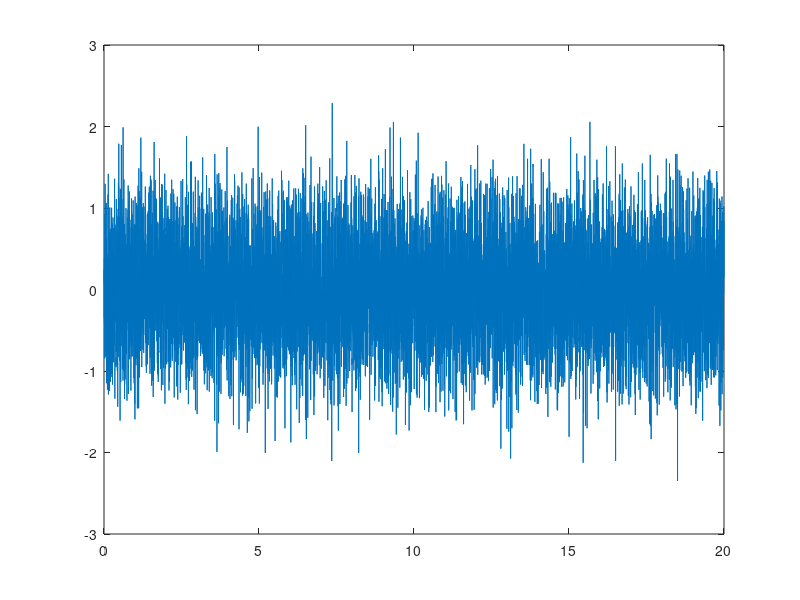

Write the MATLAB code that produced this figure.
function CNSP3_maincode
load('CN_Project3_2016.mat');
time_stim=linspace(0.001,20,20000);
time_shifted=linspace(-19.999,20,40000);
stim_shifted=[zeros(1,20000),Stimulus];
plot(time_stim,Stimulus);

all_spike_rounded=cell(4,50);
window=time_stim;
for j=1:4
        for i=1:50
            all_spike_rounded{j,i}=(round((All_Spike_Times{j,i}).*1000))./1000;
            d=size(All_Spike_Times(j,i));
            v=all_spike_rounded(j,i);
            for k=1:20000
                for l=1
               
                
            end
        end
    
    end

end